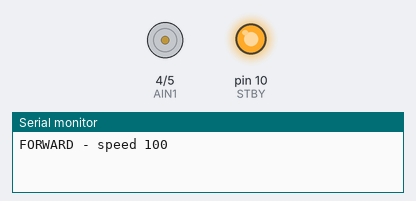
This sketch was run on a simulated Arduino Uno, built with avr-gcc and run on an emulated ATmega328P. On the bench: motor-driver pin pairs drawn as motors (green arrow = first pin HIGH = forward, orange = second pin HIGH = backward, longer = more drive, scaled by the enable pin, stopped while the standby pin is LOW), output pins drawn as LEDs (lit = HIGH), the last lines printed to the serial monitor.

Above: at 1.0 s.
At 4.0 s:
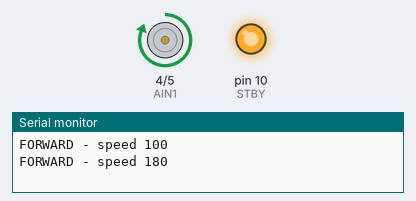
At 11.0 s:
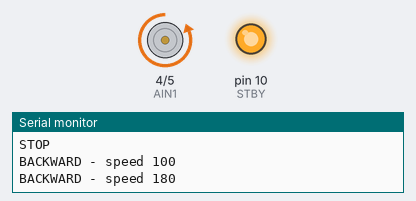
Timing chart, 0 to 19.5 s (numbered marks = the images above):
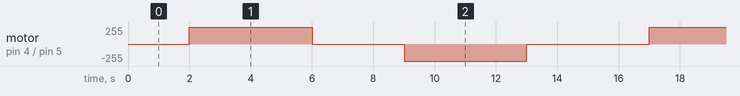

Measured:
- by itself, motor on pin 4 (AIN1) / pin 5 (AIN2): repeats every 15.0 s: stopped 3.0 s, backward 255/255 4.0 s, stopped 4.0 s, forward 255/255 4.0 s

The sketch:

Motor_controll.ino
```cpp
#define PWMA 7
#define AIN1 4
#define AIN2 5
#define STBY 10

void motor_forward(int speed) {
  digitalWrite(AIN1, HIGH);
  digitalWrite(AIN2, LOW);
  analogWrite(PWMA, speed);
}

void motor_backward(int speed) {
  digitalWrite(AIN1, LOW);
  digitalWrite(AIN2, HIGH);
  analogWrite(PWMA, speed);
}

void motor_stop() {
  analogWrite(PWMA, 0);
  digitalWrite(AIN1, LOW);
  digitalWrite(AIN2, LOW);
}

void setup() {
  Serial.begin(115200);

  pinMode(PWMA, OUTPUT);
  pinMode(AIN1, OUTPUT);
  pinMode(AIN2, OUTPUT);
  pinMode(STBY, OUTPUT);

  // Aktiviraj TB6612FNG
  digitalWrite(STBY, HIGH);

  motor_stop();
}

void loop() {

  Serial.println("FORWARD - speed 100");
  motor_forward(100);
  delay(2000);

  Serial.println("FORWARD - speed 180");
  motor_forward(180);
  delay(2000);

  Serial.println("FORWARD - speed 255");
  motor_forward(255);
  delay(2000);

  Serial.println("STOP");
  motor_stop();
  delay(1000);

  Serial.println("BACKWARD - speed 100");
  motor_backward(100);
  delay(2000);

  Serial.println("BACKWARD - speed 180");
  motor_backward(180);
  delay(2000);

  Serial.println("BACKWARD - speed 255");
  motor_backward(255);
  delay(2000);

  Serial.println("STOP");
  motor_stop();
  delay(2000);
}
```
